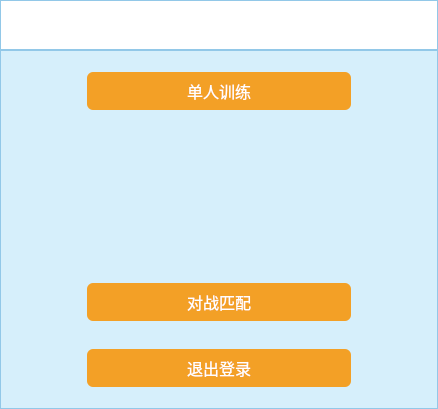
<?xml version="1.0" encoding="UTF-8"?>
<ui version="4.0">
 <class>MainPage</class>
 <widget class="QWidget" name="MainPage">
  <property name="geometry">
   <rect>
    <x>0</x>
    <y>0</y>
    <width>438</width>
    <height>409</height>
   </rect>
  </property>
  <property name="windowTitle">
   <string>Form</string>
  </property>
  <property name="styleSheet">
   <string notr="true">QWidget#MainPage{border:1px solid #92C8E8; margin: 0,0,0,0;}</string>
  </property>
  <layout class="QVBoxLayout" name="verticalLayout_3">
   <property name="spacing">
    <number>0</number>
   </property>
   <property name="leftMargin">
    <number>0</number>
   </property>
   <property name="topMargin">
    <number>0</number>
   </property>
   <property name="rightMargin">
    <number>0</number>
   </property>
   <property name="bottomMargin">
    <number>0</number>
   </property>
   <item>
    <widget class="QWidget" name="topWidget" native="true">
     <property name="maximumSize">
      <size>
       <width>16777215</width>
       <height>50</height>
      </size>
     </property>
     <property name="styleSheet">
      <string notr="true">QWidget{border:1px solid #92C8E8; margin: 0px;background-color:white} QPushButton{border:0px;margin:0px;}
QLabel{border:0px;margin:0px;}</string>
     </property>
     <layout class="QHBoxLayout" name="horizontalLayout">
      <property name="spacing">
       <number>4</number>
      </property>
      <item>
       <widget class="QLabel" name="iconLabel">
        <property name="styleSheet">
         <string notr="true">border:0px;margin:0px;</string>
        </property>
        <property name="text">
         <string/>
        </property>
       </widget>
      </item>
      <item>
       <widget class="QPushButton" name="minBtn">
        <property name="maximumSize">
         <size>
          <width>20</width>
          <height>20</height>
         </size>
        </property>
        <property name="text">
         <string/>
        </property>
        <property name="icon">
         <iconset resource="widget.qrc">
          <normaloff>:/resources/images/mininum</normaloff>:/resources/images/mininum</iconset>
        </property>
       </widget>
      </item>
      <item>
       <widget class="QPushButton" name="closeBtn">
        <property name="maximumSize">
         <size>
          <width>20</width>
          <height>20</height>
         </size>
        </property>
        <property name="text">
         <string/>
        </property>
        <property name="icon">
         <iconset resource="widget.qrc">
          <normaloff>:/resources/images/close</normaloff>:/resources/images/close</iconset>
        </property>
       </widget>
      </item>
     </layout>
    </widget>
   </item>
   <item>
    <widget class="QWidget" name="bottomWidget" native="true">
     <property name="styleSheet">
      <string notr="true">border:1px solid #92C8E8; background-color:#D6EFFB;</string>
     </property>
     <layout class="QHBoxLayout" name="horizontalLayout_2">
      <item>
       <layout class="QVBoxLayout" name="bottomLayout">
        <item>
         <widget class="QWidget" name="bottomCenterWidget" native="true">
          <property name="minimumSize">
           <size>
            <width>0</width>
            <height>250</height>
           </size>
          </property>
          <property name="maximumSize">
           <size>
            <width>290</width>
            <height>16777215</height>
           </size>
          </property>
          <property name="styleSheet">
           <string notr="true">QWidget{border:0px;}
QLabel{color:#3F3A39;font-size:16px;font-family:楷体;}
QLineEdit{border:1px solid #CBD2D5 ;height:32px;border-radius:6px;background:white;padding-left:5px;}
QPushButton{border:0px;background:#F3A026;color:white;border-radius:6px;font-size:16px}</string>
          </property>
          <layout class="QVBoxLayout" name="verticalLayout">
           <property name="spacing">
            <number>20</number>
           </property>
           <item>
            <layout class="QHBoxLayout" name="avatarHLayout"/>
           </item>
           <item>
            <layout class="QHBoxLayout" name="singleTrainHLayout">
             <property name="leftMargin">
              <number>4</number>
             </property>
             <property name="topMargin">
              <number>4</number>
             </property>
             <property name="rightMargin">
              <number>4</number>
             </property>
             <property name="bottomMargin">
              <number>4</number>
             </property>
             <item>
              <widget class="QPushButton" name="singleTrainBtn">
               <property name="minimumSize">
                <size>
                 <width>230</width>
                 <height>38</height>
                </size>
               </property>
               <property name="text">
                <string>单人训练</string>
               </property>
              </widget>
             </item>
            </layout>
           </item>
           <item>
            <widget class="Line" name="line">
             <property name="orientation">
              <enum>Qt::Vertical</enum>
             </property>
            </widget>
           </item>
           <item>
            <layout class="QHBoxLayout" name="matchHLayout">
             <property name="leftMargin">
              <number>4</number>
             </property>
             <property name="topMargin">
              <number>4</number>
             </property>
             <property name="rightMargin">
              <number>4</number>
             </property>
             <property name="bottomMargin">
              <number>4</number>
             </property>
             <item>
              <widget class="QPushButton" name="matchBtn">
               <property name="minimumSize">
                <size>
                 <width>230</width>
                 <height>38</height>
                </size>
               </property>
               <property name="text">
                <string>对战匹配</string>
               </property>
              </widget>
             </item>
            </layout>
           </item>
           <item>
            <layout class="QHBoxLayout" name="exitLoginHLayout">
             <property name="leftMargin">
              <number>4</number>
             </property>
             <property name="topMargin">
              <number>4</number>
             </property>
             <property name="rightMargin">
              <number>4</number>
             </property>
             <property name="bottomMargin">
              <number>4</number>
             </property>
             <item>
              <widget class="QPushButton" name="exitLoginBtn">
               <property name="minimumSize">
                <size>
                 <width>230</width>
                 <height>38</height>
                </size>
               </property>
               <property name="text">
                <string>退出登录</string>
               </property>
              </widget>
             </item>
            </layout>
           </item>
          </layout>
         </widget>
        </item>
       </layout>
      </item>
     </layout>
    </widget>
   </item>
  </layout>
 </widget>
 <resources>
  <include location="widget.qrc"/>
 </resources>
 <connections/>
</ui>
